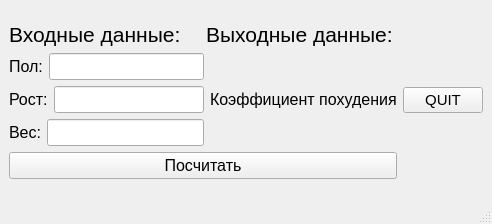
<?xml version="1.0" encoding="UTF-8"?>
<ui version="4.0">
 <class>MainWindow</class>
 <widget class="QMainWindow" name="MainWindow">
  <property name="geometry">
   <rect>
    <x>0</x>
    <y>0</y>
    <width>492</width>
    <height>224</height>
   </rect>
  </property>
  <property name="windowTitle">
   <string>MainWindow</string>
  </property>
  <widget class="QWidget" name="centralwidget">
   <layout class="QGridLayout" name="gridLayout">
    <item row="0" column="0">
     <layout class="QVBoxLayout" name="verticalLayout_3">
      <item>
       <layout class="QHBoxLayout" name="horizontalLayout">
        <item>
         <widget class="QLabel" name="input_data">
          <property name="font">
           <font>
            <pointsize>16</pointsize>
           </font>
          </property>
          <property name="text">
           <string>Входные данные:</string>
          </property>
         </widget>
        </item>
        <item>
         <widget class="QLabel" name="output_data">
          <property name="font">
           <font>
            <pointsize>16</pointsize>
           </font>
          </property>
          <property name="text">
           <string>Выходные данные:</string>
          </property>
         </widget>
        </item>
       </layout>
      </item>
      <item>
       <layout class="QHBoxLayout" name="horizontalLayout_4">
        <item>
         <layout class="QVBoxLayout" name="verticalLayout">
          <item>
           <layout class="QHBoxLayout" name="horizontalLayout_5">
            <item>
             <widget class="QLabel" name="sex_label">
              <property name="font">
               <font>
                <pointsize>12</pointsize>
               </font>
              </property>
              <property name="text">
               <string>Пол:</string>
              </property>
             </widget>
            </item>
            <item>
             <widget class="QLineEdit" name="sex_input">
              <property name="font">
               <font>
                <pointsize>12</pointsize>
               </font>
              </property>
             </widget>
            </item>
           </layout>
          </item>
          <item>
           <layout class="QHBoxLayout" name="horizontalLayout_2">
            <item>
             <widget class="QLabel" name="height_label">
              <property name="font">
               <font>
                <pointsize>12</pointsize>
               </font>
              </property>
              <property name="text">
               <string>Рост:</string>
              </property>
             </widget>
            </item>
            <item>
             <widget class="QLineEdit" name="height_input">
              <property name="font">
               <font>
                <pointsize>12</pointsize>
               </font>
              </property>
             </widget>
            </item>
           </layout>
          </item>
          <item>
           <layout class="QHBoxLayout" name="horizontalLayout_3">
            <item>
             <widget class="QLabel" name="weight_label">
              <property name="font">
               <font>
                <pointsize>12</pointsize>
               </font>
              </property>
              <property name="text">
               <string>Вес:</string>
              </property>
             </widget>
            </item>
            <item>
             <widget class="QLineEdit" name="weigth_input">
              <property name="font">
               <font>
                <pointsize>12</pointsize>
               </font>
              </property>
             </widget>
            </item>
           </layout>
          </item>
         </layout>
        </item>
        <item>
         <widget class="QLabel" name="thin_coeff">
          <property name="font">
           <font>
            <pointsize>12</pointsize>
           </font>
          </property>
          <property name="text">
           <string>Коэффициент похудения</string>
          </property>
         </widget>
        </item>
       </layout>
      </item>
      <item>
       <widget class="QPushButton" name="calculate_btn">
        <property name="font">
         <font>
          <pointsize>12</pointsize>
         </font>
        </property>
        <property name="text">
         <string>Посчитать</string>
        </property>
       </widget>
      </item>
     </layout>
    </item>
    <item row="0" column="1">
     <widget class="QPushButton" name="quit_btn">
      <property name="font">
       <font>
        <pointsize>11</pointsize>
       </font>
      </property>
      <property name="layoutDirection">
       <enum>Qt::LeftToRight</enum>
      </property>
      <property name="text">
       <string>QUIT</string>
      </property>
     </widget>
    </item>
   </layout>
  </widget>
  <widget class="QMenuBar" name="menubar">
   <property name="geometry">
    <rect>
     <x>0</x>
     <y>0</y>
     <width>492</width>
     <height>21</height>
    </rect>
   </property>
  </widget>
  <widget class="QStatusBar" name="statusbar"/>
 </widget>
 <resources/>
 <connections/>
</ui>
